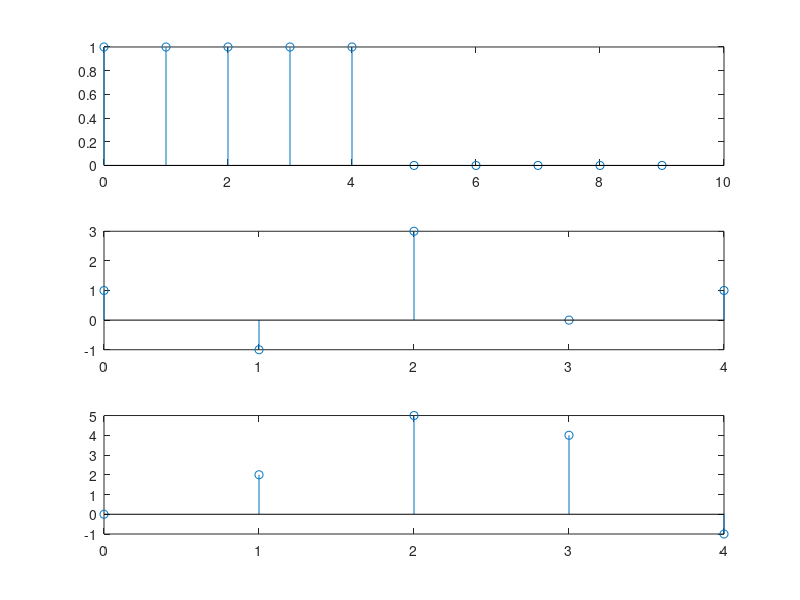

Write the MATLAB code that produced this figure.
x1=[ones(1,5) zeros(1,5)]
h1=[1 -1 3 0 1]
h2=[0 2 5 4 -1]
nx1=[0:9]
nh1=[0:4]
nh2=[0:4]
subplot(3,1,1)
stem(nx1,x1)
subplot(3,1,2)
stem(nh1,h1)
subplot(3,1,3)
stem(nh2,h2)